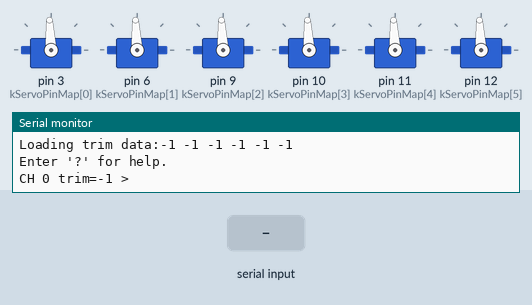
Recording of a sketch running on a simulated Arduino Uno, built with avr-gcc and run on an emulated ATmega328P. On the bench: 6 × servo, the last lines printed to the serial monitor. Inputs (shaded band) come from the test bench. EEPROM starts erased.

Above: at 1.2 s.
1.3 s: "!" received over Serial
At 1.72 s:
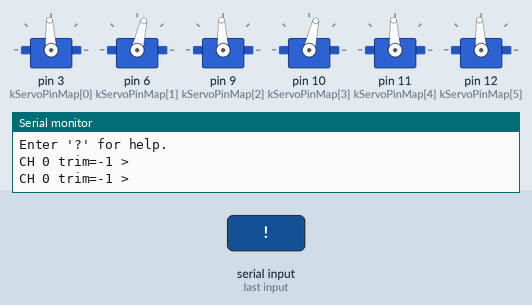
4.3 s: "W" received over Serial
At 6.75 s:
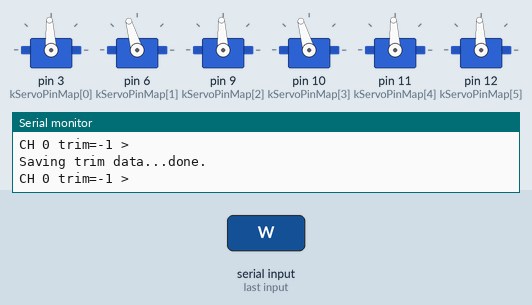
7.3 s: "?" received over Serial
Timing chart, 0 to 16.3 s (numbered marks = the images above; inputs shaded):
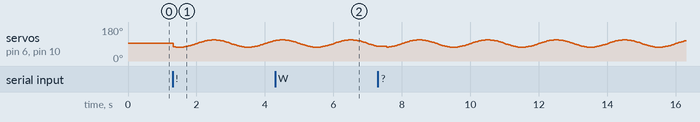

The sketch:

servo_trim_and_eeprom.ino
```cpp
/**
 * EEPROM and trim (center position adjustment) of servos.
 *
 * Sets up the 6 servo output pins to output PWM signal.
 * Shows a console to interactively adjust servo trim.
 *
 * j -- next servo channel
 * k -- previous servo channel
 * h -- decrease trim value
 * l -- increase trim value
 *      Trim values are reflected instantly, but not persisted until saving it.
 * W -- save trim data to EEPROM
 * R -- load trim data from EEPROM
 * ! -- toggle swing mode
 *      See 2 servos swing around the trimmed center position.
 *
 * It is recommended to use serial terminal software other than the serial
 * monitor in the Arduino IDE because you can execute commands without hitting
 * [enter] key.
 *
 * Note that trim range is limited between -128 and 127[us] by this exapmle.
 * (When you need to adjust above this range, you can probably adjust it by
 * reassembling the connection between the servo horn and the servo.)
 */

#include <EEPROM.h>
#include <Servo.h>
#include <math.h>

const int kNumServos = 6;
const int kServoPinMap[kNumServos] = {3, 6, 9, 10, 11, 12};

// The center position of servo commands, in microseconds.
const int kCenter = 1500;

// The amplitude of the swing motion in the test mode.
const float kAmplitudeMicros = 200;
const float kFrequency = 0.5;

Servo* myservos_;

int trim[6];

// In this example, we store offset value as a single 8bit signed integer.
int DecodeTrim(char data) { return static_cast<int>(data); }

char EncodeTrim(int data) { return static_cast<char>(data); }

void LoadTrim() {
  Serial.print("Loading trim data:");
  for (int i = 0; i < kNumServos; i++) {
    char data = EEPROM.read(i);
    trim[i] = DecodeTrim(data);
    Serial.print(trim[i]);
    Serial.print(" ");
  }
  Serial.println();
}

void SaveTrim() {
  Serial.print("Saving trim data...");
  for (int i = 0; i < kNumServos; i++) {
    char data = EncodeTrim(trim[i]);
    EEPROM.write(i, data);
  }
  Serial.println("done.");
}

void OutputServoWithTrim(int id, int micros_relative_to_center) {
  myservos_[id].writeMicroseconds(kCenter + trim[id] +
                                  micros_relative_to_center);
}

void OutputServoAllCenter() {
  for (int i = 0; i < kNumServos; i++) {
    OutputServoWithTrim(i, 0);
  }
}

int current_channel = 0;
bool enable_swing = false;

void Prompt() {
  Serial.print("CH ");
  Serial.print(current_channel);
  Serial.print(" trim=");
  Serial.print(trim[current_channel]);
  Serial.println(" > ");
}

void setup() {
  Serial.begin(9600);
  myservos_ = new Servo[kNumServos];
  for (int i = 0; i < kNumServos; i++) {
    myservos_[i].attach(kServoPinMap[i]);
  }
  LoadTrim();
  Serial.println("Enter '?' for help.");
  Prompt();
}

void Help() {
  Serial.println("j -- next servo channel");
  Serial.println("k -- previous servo channel");
  Serial.println("h -- decrease trim value");
  Serial.println("l -- increase trim value");
  Serial.println(
      "     Trim values are reflected instantly, but not persisted until "
      "saving it.");
  Serial.println("W -- save trim data to EEPROM");
  Serial.println("R -- load trim data from EEPROM");
  Serial.println("! -- toggle swing mode");
}
void loop() {
  if (enable_swing) {
    float t = millis() / 1000.0;
    OutputServoWithTrim(1, kAmplitudeMicros * sin(2 * M_PI * t * kFrequency));
    OutputServoWithTrim(3, kAmplitudeMicros * sin(2 * M_PI * t * kFrequency));
  } else {
    OutputServoAllCenter();
  }

  if (Serial.available()) {
    char c = Serial.read();
    switch (c) {
      case 'j':
        current_channel =
            (current_channel < kNumServos - 1) ? current_channel + 1 : 0;
        break;
      case 'k':
        current_channel =
            (current_channel > 0) ? current_channel - 1 : kNumServos - 1;
        break;
      case 'h':
        trim[current_channel] = max(-128, trim[current_channel] - 10);
        break;
      case 'l':
        trim[current_channel] = min(127, trim[current_channel] + 10);
        break;
      case 'R':
        LoadTrim();
        break;
      case 'W':
        SaveTrim();
        break;
      case '?':
        Help();
        break;
      case '!':
        enable_swing = !enable_swing;
    }
    Prompt();
  }
  delay(15);
}
```
